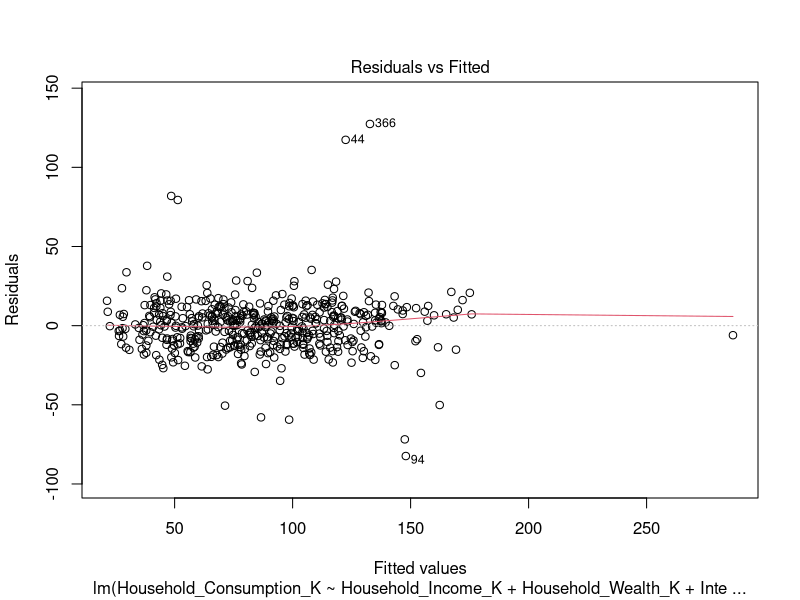
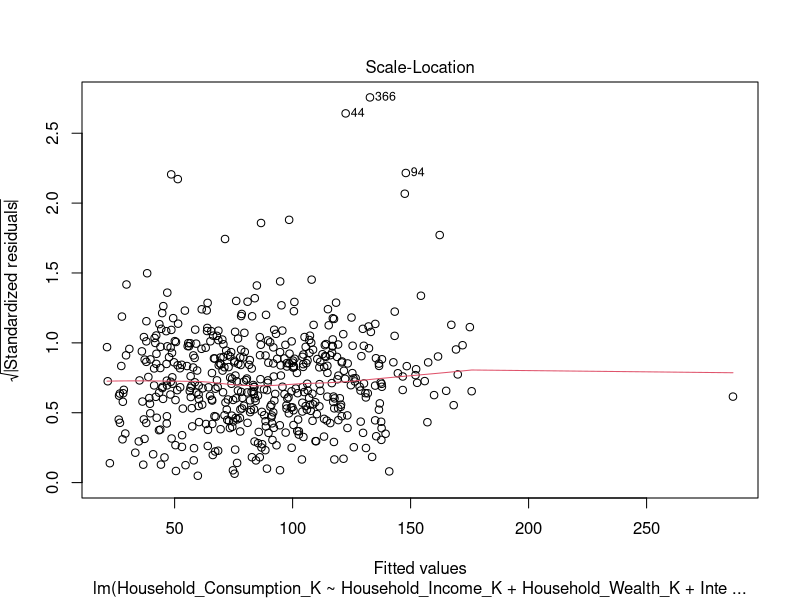
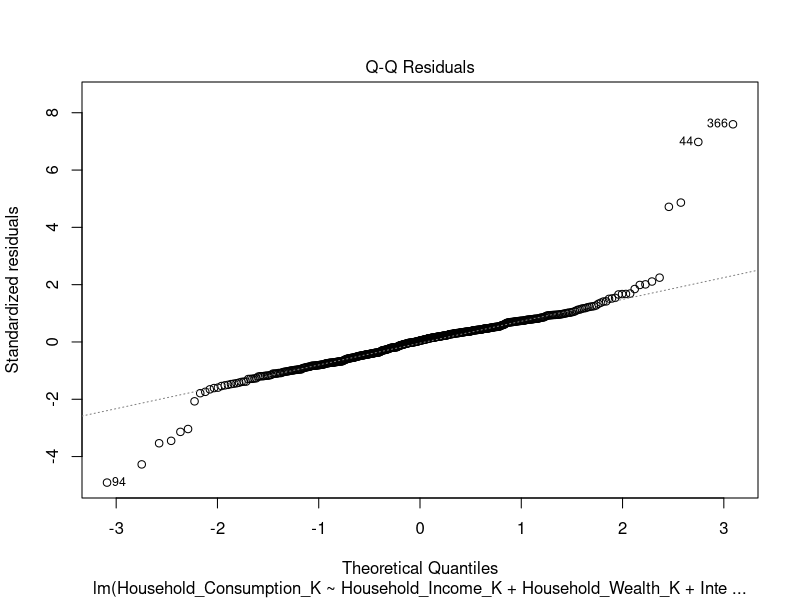
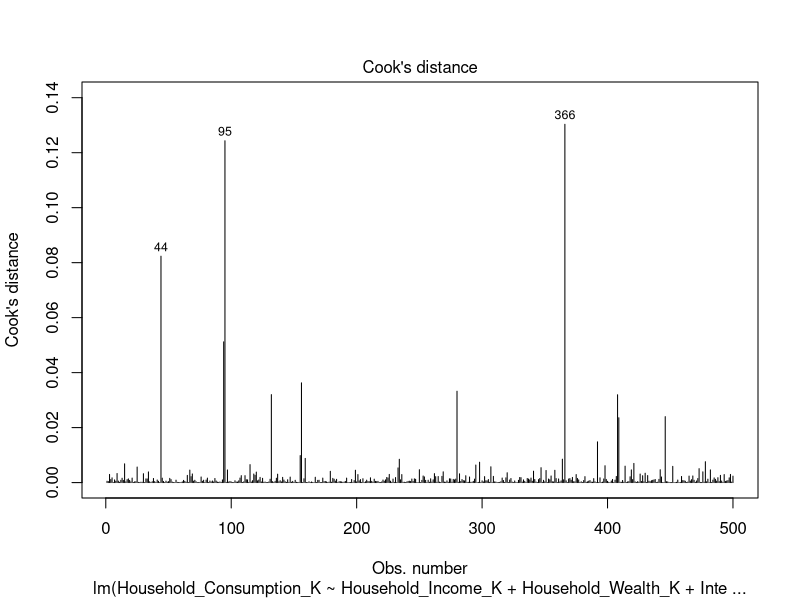

These charts were generated, in order, by the following R code:


#Lab Assignment

setwd("C:/Users/grace/OneDrive/Documents/School Stuff/Semester 4/Advanced Regression/Lab 1 assignment")
df <- read.csv("economics.csv")
View(df)

# ============================================================
# STEP 1: Baseline Multiple Linear Regression
# ============================================================

library(tidyverse)  

# --- Load data ---
df <- read.csv("economics.csv", stringsAsFactors = FALSE)
df
# Set Region as a factor with Midwest as reference level
df$Region <- factor(df$Region, levels = c("Midwest", "Northeast", "South", "West"))

str(df)
summary(df)

# --- Fit the baseline model ---


model_A <- lm(Household_Consumption_K ~ Household_Income_K + Household_Wealth_K +
                Interest_Rate_Pct + Mortgage_Rate_Pct + Consumer_Confidence_Index +
                Unemployment_Rate_Pct + Years_of_Education + Local_Stock_Index_Return_Pct +
                Region,
              data = df)

summary(model_A)

# --- Key fit statistics ---
cat("R-squared:", summary(model_A)$r.squared, "\n")
cat("Adjusted R-squared:", summary(model_A)$adj.r.squared, "\n")
cat("RMSE:", sqrt(mean(residuals(model_A)^2)), "\n")
cat("AIC:", AIC(model_A), "\n")
cat("BIC:", BIC(model_A), "\n")

# --- Coefficient table with confidence intervals ---
confint(model_A) 




# STEP 2a: Backward Selection


model_full <- lm(Household_Consumption_K ~ Household_Income_K + Household_Wealth_K +
                   Interest_Rate_Pct + Mortgage_Rate_Pct + Consumer_Confidence_Index +
                   Unemployment_Rate_Pct + Years_of_Education + Local_Stock_Index_Return_Pct +
                   Region,
                 data = df)

model_backward <- step(model_full,
                       direction = "backward",
                       trace = TRUE)   

summary(model_backward)
AIC(model_backward)
BIC(model_backward)



# STEP 2b: Forward Selection


model_null <- lm(Household_Consumption_K ~ 1, data = df)

model_full <- lm(Household_Consumption_K ~ Household_Income_K + Household_Wealth_K +
                   Interest_Rate_Pct + Mortgage_Rate_Pct + Consumer_Confidence_Index +
                   Unemployment_Rate_Pct + Years_of_Education + Local_Stock_Index_Return_Pct +
                   Region,
                 data = df)

model_forward <- step(model_null,
                      scope = list(lower = model_null, upper = model_full),
                      direction = "forward",
                      trace = TRUE)

summary(model_forward)
AIC(model_forward)
BIC(model_forward)

# Model Diagnostic

library(lmtest)
library(car)
install.packages("tseries")
library(tseries)

model_selected <- lm(Household_Consumption_K ~ Household_Income_K + Household_Wealth_K +
                       Interest_Rate_Pct + Mortgage_Rate_Pct + Consumer_Confidence_Index +
                       Unemployment_Rate_Pct + Region,
                     data = df)

# 1. Linearity
plot(model_selected, which = 1)

# 2. Independence
dwtest(model_selected)

# 3. Homoscedasticity
bptest(model_selected)
plot(model_selected, which = 3)

# 4. Normality
plot(model_selected, which = 2)
jarque.bera.test(residuals(model_selected))
shapiro.test(residuals(model_selected))

# 5. Multicollinearity
vif(model_selected)

# 6. Outliers and influence
plot(model_selected, which = 4)
std_resid <- rstandard(model_selected)
df[abs(std_resid) > 3, ]
